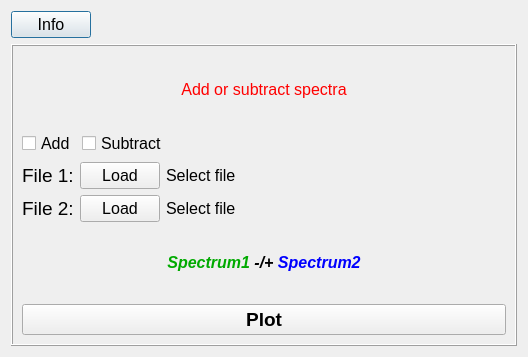
<?xml version="1.0" encoding="UTF-8"?>
<ui version="4.0">
 <class>Dialog</class>
 <widget class="QDialog" name="Dialog">
  <property name="geometry">
   <rect>
    <x>0</x>
    <y>0</y>
    <width>528</width>
    <height>357</height>
   </rect>
  </property>
  <property name="windowTitle">
   <string>Dialog</string>
  </property>
  <layout class="QGridLayout" name="gridLayout">
   <item row="0" column="0">
    <widget class="QPushButton" name="button_info">
     <property name="font">
      <font>
       <pointsize>12</pointsize>
      </font>
     </property>
     <property name="text">
      <string>Info</string>
     </property>
    </widget>
   </item>
   <item row="0" column="1">
    <spacer name="horizontalSpacer">
     <property name="orientation">
      <enum>Qt::Horizontal</enum>
     </property>
     <property name="sizeHint" stdset="0">
      <size>
       <width>40</width>
       <height>20</height>
      </size>
     </property>
    </spacer>
   </item>
   <item row="1" column="0" colspan="2">
    <widget class="QFrame" name="frame">
     <property name="frameShape">
      <enum>QFrame::Box</enum>
     </property>
     <property name="frameShadow">
      <enum>QFrame::Raised</enum>
     </property>
     <layout class="QGridLayout" name="gridLayout_2">
      <item row="0" column="0">
       <widget class="QLabel" name="label_13">
        <property name="text">
         <string>&lt;html&gt;&lt;head/&gt;&lt;body&gt;&lt;p align=&quot;center&quot;&gt;&lt;span style=&quot; font-size:12pt; color:#ff0000;&quot;&gt;Add or subtract spectra&lt;/span&gt;&lt;/p&gt;&lt;/body&gt;&lt;/html&gt;</string>
        </property>
       </widget>
      </item>
      <item row="1" column="0">
       <layout class="QGridLayout" name="gridLayout_7">
        <item row="0" column="0">
         <widget class="QCheckBox" name="checkBox_add">
          <property name="font">
           <font>
            <pointsize>12</pointsize>
           </font>
          </property>
          <property name="text">
           <string>Add</string>
          </property>
          <property name="autoExclusive">
           <bool>true</bool>
          </property>
         </widget>
        </item>
        <item row="0" column="1">
         <widget class="QCheckBox" name="checkBox_sub">
          <property name="font">
           <font>
            <pointsize>12</pointsize>
           </font>
          </property>
          <property name="text">
           <string>Subtract</string>
          </property>
          <property name="autoExclusive">
           <bool>true</bool>
          </property>
         </widget>
        </item>
        <item row="0" column="2">
         <spacer name="horizontalSpacer_6">
          <property name="orientation">
           <enum>Qt::Horizontal</enum>
          </property>
          <property name="sizeHint" stdset="0">
           <size>
            <width>40</width>
            <height>20</height>
           </size>
          </property>
         </spacer>
        </item>
       </layout>
      </item>
      <item row="2" column="0">
       <layout class="QGridLayout" name="gridLayout_6">
        <item row="0" column="1">
         <widget class="QPushButton" name="button_load1">
          <property name="font">
           <font>
            <pointsize>12</pointsize>
           </font>
          </property>
          <property name="text">
           <string>Load</string>
          </property>
         </widget>
        </item>
        <item row="1" column="0">
         <widget class="QLabel" name="label_15">
          <property name="font">
           <font>
            <pointsize>14</pointsize>
           </font>
          </property>
          <property name="text">
           <string>File 2:</string>
          </property>
         </widget>
        </item>
        <item row="0" column="0">
         <widget class="QLabel" name="label_14">
          <property name="font">
           <font>
            <pointsize>14</pointsize>
           </font>
          </property>
          <property name="text">
           <string>File 1:</string>
          </property>
         </widget>
        </item>
        <item row="1" column="1">
         <widget class="QPushButton" name="button_load2">
          <property name="font">
           <font>
            <pointsize>12</pointsize>
           </font>
          </property>
          <property name="text">
           <string>Load</string>
          </property>
         </widget>
        </item>
        <item row="0" column="2">
         <widget class="QLabel" name="filename1">
          <property name="font">
           <font>
            <pointsize>12</pointsize>
           </font>
          </property>
          <property name="text">
           <string>Select file</string>
          </property>
         </widget>
        </item>
        <item row="0" column="4">
         <spacer name="horizontalSpacer_8">
          <property name="orientation">
           <enum>Qt::Horizontal</enum>
          </property>
          <property name="sizeHint" stdset="0">
           <size>
            <width>40</width>
            <height>20</height>
           </size>
          </property>
         </spacer>
        </item>
        <item row="1" column="2">
         <widget class="QLabel" name="filename2">
          <property name="font">
           <font>
            <pointsize>12</pointsize>
           </font>
          </property>
          <property name="text">
           <string>Select file</string>
          </property>
         </widget>
        </item>
        <item row="1" column="4">
         <spacer name="horizontalSpacer_7">
          <property name="orientation">
           <enum>Qt::Horizontal</enum>
          </property>
          <property name="sizeHint" stdset="0">
           <size>
            <width>40</width>
            <height>20</height>
           </size>
          </property>
         </spacer>
        </item>
       </layout>
      </item>
      <item row="3" column="0">
       <widget class="QLabel" name="label_18">
        <property name="font">
         <font>
          <pointsize>12</pointsize>
          <weight>75</weight>
          <bold>true</bold>
         </font>
        </property>
        <property name="text">
         <string>&lt;html&gt;&lt;head/&gt;&lt;body&gt;&lt;p align=&quot;center&quot;&gt;&lt;span style=&quot; font-style:italic; color:#00aa00;&quot;&gt;Spectrum1 &lt;/span&gt;&lt;span style=&quot; font-style:italic; color:#000000;&quot;&gt;-/+ &lt;/span&gt;&lt;span style=&quot; font-style:italic; color:#0000ff;&quot;&gt;Spectrum2&lt;/span&gt;&lt;/p&gt;&lt;/body&gt;&lt;/html&gt;</string>
        </property>
       </widget>
      </item>
      <item row="4" column="0">
       <widget class="QPushButton" name="button_plot">
        <property name="font">
         <font>
          <pointsize>14</pointsize>
          <weight>75</weight>
          <bold>true</bold>
         </font>
        </property>
        <property name="text">
         <string>Plot</string>
        </property>
       </widget>
      </item>
     </layout>
    </widget>
   </item>
  </layout>
 </widget>
 <resources/>
 <connections/>
</ui>
